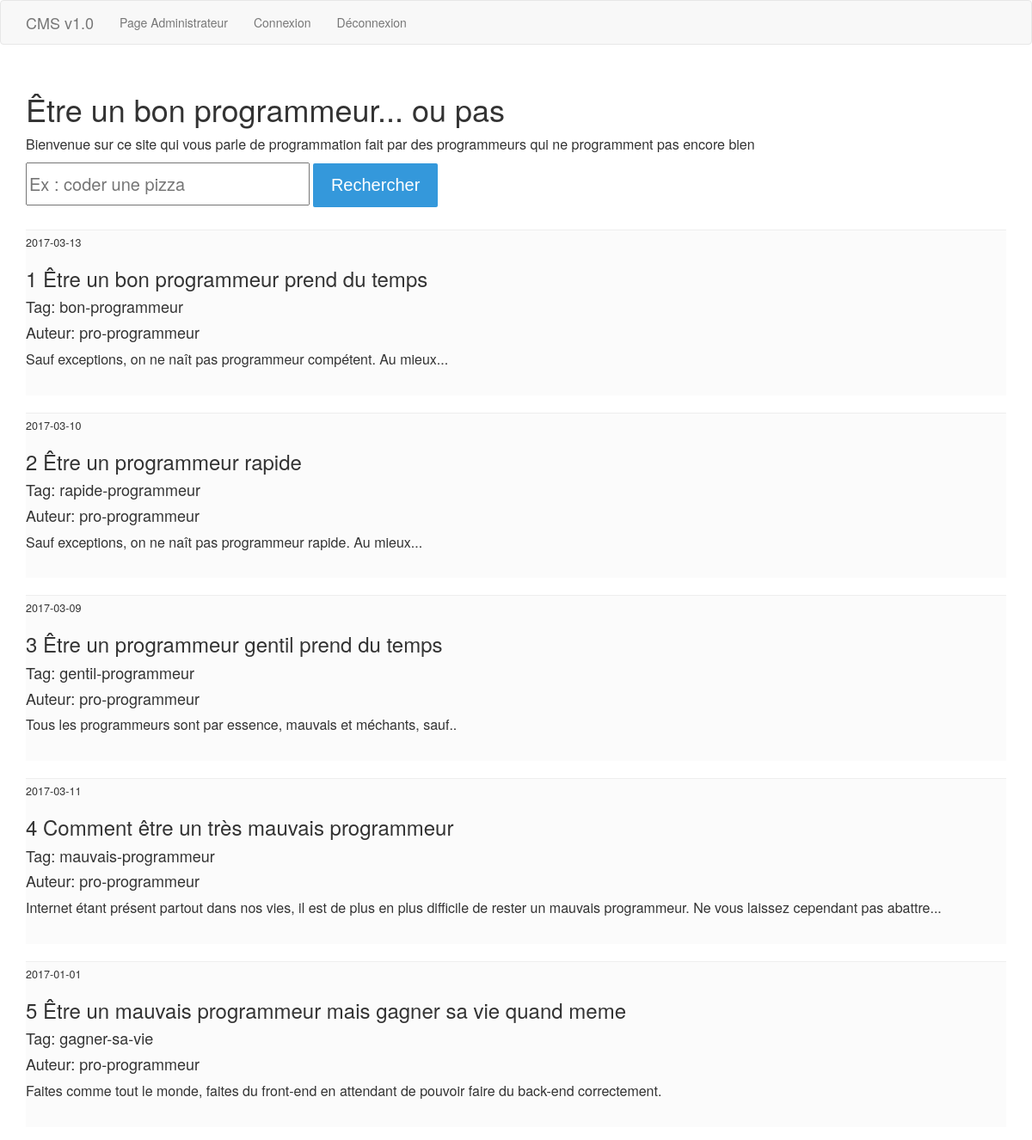
The page / on the database its author committed.
### tables this page shows
CREATE TABLE article (
  id integer primary key,
  titre varchar(100),
  identifiant varchar(50),
  auteur varchar(100),
  date_publication text,
  paragraphe varchar(500)
);

### index.py (the view)
@app.route('/', methods=['GET', 'POST'])
def start_home_page():
    articles = get_db().get_5_articles()
    return render_template('accueil.html', articles=articles)

### database.py (called while the page is built)
    def get_connection(self):
        if self.connection is None:
            self.connection = sqlite3.connect('db/database.db')
        return self.connection

    def disconnect(self):
        if self.connection is not None:
            self.connection.close()

    def get_5_articles(self):
        cursor = self.get_connection().cursor()
        cursor.execute("select * from article where date_publication < date('now')")
        articles = cursor.fetchmany(5)
        return articles

### index.py (called while the page is built)
def get_db():
    db = getattr(g, '_database', None)
    if db is None:
        g._database = Database()
    return g._database

@app.teardown_appcontext
def close_connection(exception):
    db = getattr(g, '_database', None)
    if db is not None:
        db.disconnect()

### templates/accueil.html
{% extends "layout.html" %} {% block contenu %}
<div>
    <h1>Être un bon programmeur... ou pas</h1>
    <p>Bienvenue sur ce site qui vous parle de programmation fait par des programmeurs qui ne programment pas encore bien</p>
    <div class="recherche">
        <form action="/recherche" method="post">
            <input type="text" name="recherche" placeholder="Ex : coder une pizza" />
            <input class="btn" type="submit" value="Rechercher" />
        </form>
    </div>
</div>
<div>
    {%for article in articles %}
    <div class="article-list">
        <hr>
        <p class="date-article">{{ article[4] }}</p>
        <h3>{{ article[0] }} {{ article[1] }}</h3>
        <h4>Tag: {{ article[2] }}</h4>
        <h4>Auteur: {{ article[3] }}</h4>
        <p>{{ article[5] }}</p>
        <br>
    </div>{% endfor %}
</div>
{% endblock %}

### templates/layout.html (shortened to what this page needs)
<!DOCTYPE html>
<html lang="fr">
<head>
    <link rel="stylesheet" href="../static/vendor/bootstrap/css/bootstrap.min.css">
    <link rel="stylesheet" type="text/css" href="../static/vendor/bootstrap/css/custom.css">
</head>
<body>
    <nav class="navbar navbar-default">
        <div class="container">
            <div class="navbar-header">
                <a class="navbar-brand" href="/">CMS v1.0</a>
            </div>
            <div class="collapse navbar-collapse" id="bs-example-navbar-collapse-1">
                <ul class="nav navbar-nav">
                    <li>
                        <a href="/admin">Page Administrateur</a>
                    </li>
                    <li>
                        <a href="/connexion">Connexion</a>
                    </li>
                    <li>
                        <a href="/deconnexion">Déconnexion</a>
                    </li>
                </ul>
            </div>
        </div>
    </nav>
    <div class="container main">
        <div class="row">
            {% block contenu %}{% endblock %}
        </div>
    </div>
</body>
</html>

### rows shown on the page
article: date_publication "2017-03-13", id "1", titre "Être un bon programmeur prend du temps", identifiant "bon-programmeur", auteur "pro-programmeur", paragraphe "Sauf exceptions, on ne naît pas programmeur compétent. Au mieux..."
article: date_publication "2017-03-10", id "2", titre "Être un programmeur rapide", identifiant "rapide-programmeur", auteur "pro-programmeur", paragraphe "Sauf exceptions, on ne naît pas programmeur rapide. Au mieux..."
article: date_publication "2017-03-09", id "3", titre "Être un programmeur gentil prend du temps", identifiant "gentil-programmeur", auteur "pro-programmeur", paragraphe "Tous les programmeurs sont par essence, mauvais et méchants, sauf.."
article: date_publication "2017-03-11", id "4", titre "Comment être un très mauvais programmeur", identifiant "mauvais-programmeur", auteur "pro-programmeur", paragraphe "Internet étant présent partout dans nos vies, il est de plus en plus difficile de rester un mauvais programmeur. Ne vous laissez cependant pas abattre..."
article: date_publication "2017-01-01", id "5", titre "Être un mauvais programmeur mais gagner sa vie quand meme", identifiant "gagner-sa-vie", auteur "pro-programmeur", paragraphe "Faites comme tout le monde, faites du front-end en attendant de pouvoir faire du back-end correctement."
